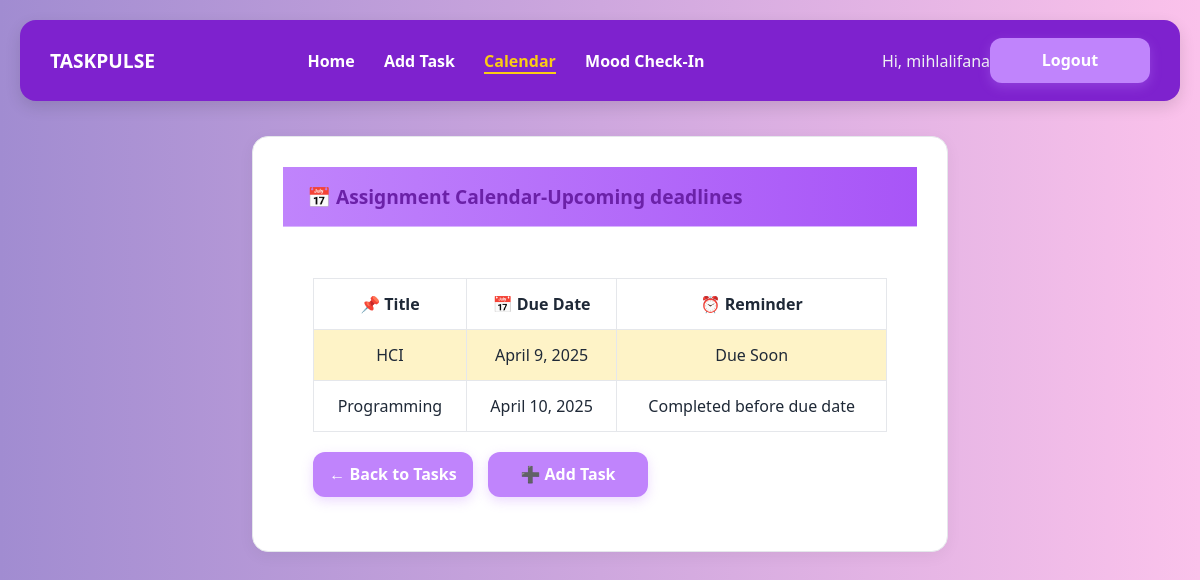
The app's page /tasks/calendar/ (signed in) with its own data.
### tasks/models.py (models this page shows, shortened)
class CustomUser(AbstractUser):
    student_number = models.CharField(max_length=15, unique=True)

class Assignment(models.Model):
    title = models.CharField(max_length=200)
    description = models.TextField()
    due_date = models.DateField()
    completed = models.BooleanField(default=False)
    user = models.ForeignKey(CustomUser, on_delete=models.CASCADE)
    reminder_date = models.DateField(null=True, blank=True)
    completed_date = models.DateField(null=True, blank=True)
    def is_due_soon(self):
        return (self.due_date - date.today()).days <= 2 and self.due_date >= date.today()
    def is_overdue(self):
        return self.due_date < date.today() and not self.completed
    def is_completed_before_due(self):
        return self.completed and self.due_date > self.completed_date
    def is_completed_after_due(self):
        return self.completed and self.due_date < self.completed_date
    def reminder_text(self):
        if self.is_completed_before_due():
            return "Completed before due date"
        elif self.is_completed_after_due():
            return "Completed after due date"
        elif self.is_overdue():
            return "Overdue"
        elif self.is_due_soon():
            return "Due Soon"
        else:
            return "Pending"
    class Meta:
        ordering = ['due_date']

### tasks/views.py (the view)
# urls.py: path('calendar/', views.calendar_view, name='calendar'),
def calendar_view(request):
    now = timezone.now()
    assignments = Assignment.objects.filter(user=request.user, due_date__gte=now).order_by('due_date')
    return render(request, 'main/calendar.html', {'assignments': assignments})

### templates/main/calendar.html
{% extends "base.html" %}
{% load static %}
{% block content %}
<link rel="stylesheet" href="{% static 'stylesss.css' %}">
<div class="calendar-container">
 <div class="card-header">📅 Assignment Calendar-Upcoming deadlines</div>
   <div class="card-content">
     <table class="calendar-table">
        <thead>
            <tr>
                <th>📌 Title</th>
                <th>📅 Due Date</th>
                <th>⏰ Reminder</th>
            </tr>
        </thead>
        <tbody>
            {% for assignment in assignments %}
            <tr class="
                {% if assignment.is_overdue %}
                    overdue
                {% elif assignment.is_completed_before_due %}
                    completed-before-due
                {% elif assignment.is_completed_after_due %}
                    completed-after-due
                {% elif assignment.is_due_soon %}
                    due-soon
                {% else %}
                    normal
                {% endif %}
            ">
                <td>{{ assignment.title }}</td>
                <td>{{ assignment.due_date }}</td>
                <td>
                    {{ assignment.reminder_text }}
                </td>
            </tr>
            {% empty %}
            <tr>
                <td colspan="3" style="text-align: center;">No assignments found.</td>
            </tr>
            {% endfor %}
        </tbody>
    </table>
    <div class="calendar-actions">
        <a href="{% url 'task_list' %}" class="btn">← Back to Tasks</a>
        <a href="{% url 'add_task' %}" class="btn">➕ Add Task</a>
    </div>
</div>
</div>
{% endblock %}

### templates/base.html (shortened to what this page needs)
{% load static %}
<head>
    <link rel="stylesheet" href="{% static 'stylesss.css' %}">
</head>
<body>
    <nav class="navbar">
        <div class="nav-left">
            <span class="project-name">TASKPULSE</span>
        </div>
        <div class="nav-center">
            <a href="{% url 'home' %}" class="{% if request.resolver_match.url_name == 'home' %}active{% endif %}">Home</a>
            <a href="{% url 'add_task' %}" class="{% if request.resolver_match.url_name == 'add_task' %}active{% endif %}">Add Task</a>
            <a href="{% url 'calendar' %}" class="{% if request.resolver_match.url_name == 'calendar' %}active{% endif %}">Calendar</a>
            <a href="{% url 'mood_checkin' %}" class="{% if request.resolver_match.url_name == 'mood_checkin' %}active{% endif %}">Mood Check-In</a>
        </div>
        {% if user.is_authenticated %}
        <div class="nav-right">
            <span style="color: #eff1f3;">Hi, {{ user.username }}</span>
            <form action="{% url 'logout' %}" method="post" class="inline-logout" onsubmit="return confirm('Log out?');">
                <button type="submit" class="logout-link">Logout</button>
            </form>
        </div>
        {% else %}
        <div class="nav-right">
            <a href="{% url 'login' %}">Login</a>
            <a href="{% url 'register' %}">Register</a>
        </div>
        {% endif %}
    </nav>
    <main>
        {% block content %}
        {% endblock %}
    </main>
</body>

### static/stylesss.css (style rules this page uses)
* { box-sizing: border-box; margin: 0; padding: 0; font-family: 'Segoe UI', Tahoma, Geneva, Verdana, sans-serif; }
body { background: linear-gradient(to right, #a18cd1, #fbc2eb); color: #1f2937; padding: 20px; }
.navbar { background-color: #7e22ce; padding: 18px 30px; display: flex; justify-content: space-between; align-items: center; border-radius: 16px; margin-bottom: 35px; box-shadow: 0 6px 16px rgba(0, 0, 0, 0.12); }
.navbar .project-name { font-weight: bolder; color: white; font-size: larger; }
.navbar a { color: #ffffff; margin-right: 25px; text-decoration: none; font-weight: 600; font-size: 1rem; transition: opacity 0.3s ease; }
.navbar .nav-right { display: flex; align-items: center; }
.btn, .logout-link, button[type="submit"], .actions .btn, .dashboard-item a { display: inline-block; width: 160px; height: 45px; background-color: #c084fc; color: white; text-align: center; text-decoration: none; border: none; border-radius: 12px; font-weight: 600; font-size: 1rem; cursor: pointer; transition: all 0.3s ease; line-height: 45px; box-shadow: 0 4px 12px rgba(192, 132, 252, 0.3); }
.task-container, .progress-container, .form-container, .card-container, .calendar-container { background-color: #ffffff; padding: 30px; border-radius: 20px; margin-bottom: 30px; box-shadow: 0 4px 15px rgba(0, 0, 0, 0.06); }
.calendar-table { width: 100%; border-collapse: collapse; margin-top: 15px; }
.calendar-table th, .calendar-table td { padding: 14px; border: 1px solid #e5e7eb; text-align: center; }
.due-soon { background-color: #fef3c7; }
.calendar-actions { margin-top: 20px; display: flex; gap: 15px; }
.navbar a.active { color: #facc15; font-weight: bold; border-bottom: 2px solid #facc15; }
.form-container , .task-container, .progress-container, .calendar-container, .card-container, .home-container { width: 60%; margin: 0 auto; padding: 30px; border: 1px solid #e5e7eb; border-radius: 16px; background-color: #ffffff; box-shadow: 0 4px 16px rgba(0, 0, 0, 0.05); }
.card-header { background: linear-gradient(to right, #c084fc, #a855f7); color: white; padding: 16px 24px; font-weight: 700; font-size: 1.2rem; border-bottom: 1px solid #d8b4fe; }
.card-content { padding: 24px 30px; }
.card-header { font-size: 1.2em; font-weight: bold; margin-bottom: 12px; color: #6b21a8; }
.card-content { flex: 1; display: flex; flex-direction: column; }
.card-content .btn { margin-top: auto; text-align: center; }

### records on screen
CustomUser: username "mihlalifana"
Assignment: title "HCI", due_date "April 9, 2025", reminder_text "Due Soon"
Assignment: title "Programming", due_date "April 10, 2025", reminder_text "Completed before due date"
